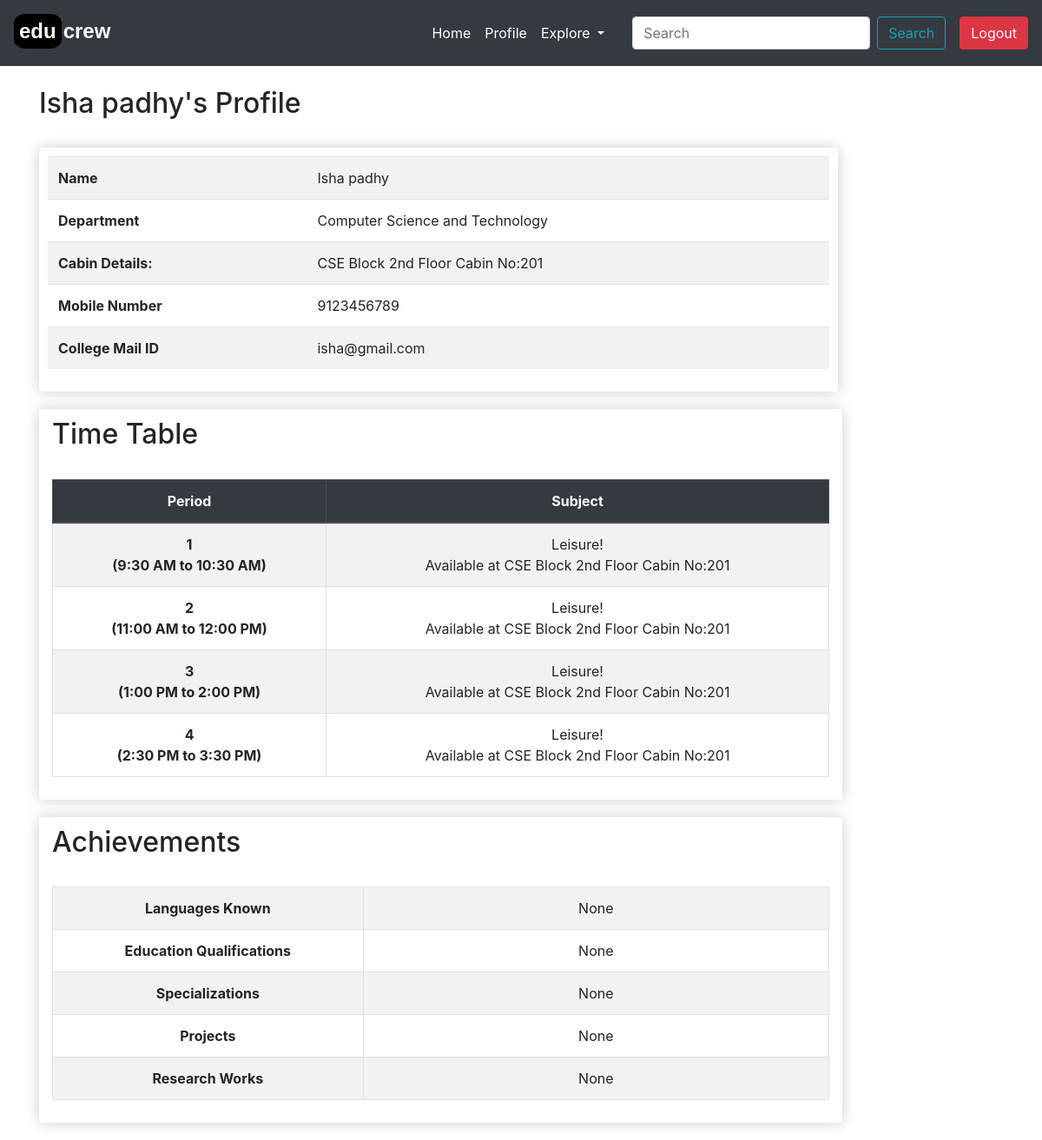
/view/faculty/123411 (signed in), run on the app's committed database.
### educrew/models.py (models this page shows, shortened)
class Lecturer(models.Model):
    user = models.OneToOneField(User,null=True, blank=True ,on_delete=models.CASCADE)
    lect_id = models.IntegerField(primary_key=True)
    firstname = models.CharField(max_length=100, null=True)
    lastname = models.CharField(max_length=100, null=True)
    email = models.CharField(max_length=100)
    phoneno = models.IntegerField(null=True)
    cabin_no = models.CharField(max_length=50, null=True, blank=True)
    profile_image= models.ImageField(default="profilepic.jpg",null=True)
    dept_id = models.ForeignKey(Dept, null=True, on_delete=models.SET_NULL) #cascade
    def __str__(self):
        return self.firstname +" "+  self.lastname

class Dept(models.Model):
    dept_id = models.IntegerField(primary_key=True)
    dept_name = models.CharField(max_length=60)
    dept_short = models.CharField(max_length=10,blank=True)
    def __str__(self):
        return self.dept_name

class FacultyAchievement(models.Model):
    lect_id = models.ForeignKey(Lecturer, null=True, on_delete=models.SET_NULL)
    lang_known = models.CharField(null=True,blank=True, max_length=500)
    qual = models.CharField(null=True,blank=True, max_length=500)
    spcltns = models.CharField(null=True,blank=True, max_length=500)
    projects = models.CharField(null=True,blank=True, max_length=500)
    research = models.CharField(null=True,blank=True, max_length=500)
    other = models.CharField(null=True,blank=True, max_length=500)

### educrew/views.py (the view)
# urls.py: path('view/faculty/<int:pk>', views.viewFaculty, name="viewFaculty"),
@login_required(login_url='login')
def viewFaculty(request,pk):
    user = Lecturer.objects.get(lect_id=pk)
    achvmnts = FacultyAchievement.objects.get(lect_id=pk)
    today = datetime.now()
    day = today.strftime("%A")
    schedule = LecturerSchedule.objects.get(lect_id=pk,day=day)
    if schedule.p1 is None: p1 = "Leisure"
    else: p1 = SubjectInfo.objects.get(unq_id=schedule.p1)
    if schedule.p2 is None: p2 = "Leisure"
    else: p2 = SubjectInfo.objects.get(unq_id=schedule.p2)
    if schedule.p3 is None: p3 = "Leisure"
    else: p3 = SubjectInfo.objects.get(unq_id=schedule.p3)
    if schedule.p4 is None: p4 = "Leisure"
    else: p4 = SubjectInfo.objects.get(unq_id=schedule.p4)
    context = {'user':user, 'schedule':schedule,'p1':p1, 'p2':p2, 'p3':p3, 'p4':p4,
    'leisure':"Leisure",'achvmnts':achvmnts,
    }
    return render(request,'educrew/viewFaculty.html',context)

### educrew/templates/educrew/viewFaculty.html
{% extends 'educrew/main.html' %}
{% load static %}
{% block content %}
<h2> {{user}}'s Profile </h2>
<br>
<div class="row">
    <div class="col-lg-10">
        <div class="box-element" style="margin-bottom: 20px;">
            <table class="table table-striped">
                <tr>
                    <td class="font-weight-bold">Name</td>
                    <td colspan="3">{{user}}</td>
                </tr>
                <tr>
                    <td class="font-weight-bold">Department</td>
                    <td colspan="3">{{user.dept_id}}</td>
                </tr>
                <tr>
                    <td class="font-weight-bold">Cabin Details:</td>
                    <td>{{user.cabin_no}}</td>
                </tr>
                <tr>
                    <td class="font-weight-bold">Mobile Number</td>
                    <td colspan="3">{{user.phoneno}}</td>
                </tr>
                <tr>
                    <td class="font-weight-bold">College Mail ID</td>
                    <td colspan="3">{{user.email}}</td>
                </tr>
            </table>
        </div>
    </div>
</div>
<div class="col-lg-10 box-element" style="margin-bottom: 20px;">
    <h2>Time Table</h2>
    <br>
    <table class="table table-bordered table-striped text-center">
        <thead class="thead-dark">
            <tr>
                <th scope="col">Period</th>
                <th scope="col">Subject</th>
            </tr>
        </thead>
        <tbody>
            <tr>
                <th scope="row">1 <br> (9:30 AM to 10:30 AM) </th>
                <td>{% if p1 == leisure %} Leisure! <br> Available at {{user.cabin_no}}
                    {% else%} {{p1.sub_id}} <br>  To {{p1.dept_id}} Year: {{p1.year}} Section:{{p1.sec}}
                    {% endif %}</td>
            </tr>
            <tr>
                <th scope="row">2 <br> (11:00 AM to 12:00 PM) </th>
                <td>{% if p2 == leisure %} Leisure! <br> Available at {{user.cabin_no}}
                    {% else%} {{p2.sub_id}} <br>  To {{p2.dept_id}} Year: {{p2.year}} Section:{{p2.sec}}
                    {% endif %}</td>
            </tr>
            <tr>
                <th scope="row">3 <br> (1:00 PM to 2:00 PM) </th>
                <td>{% if p3 == leisure %} Leisure! <br> Available at {{user.cabin_no}}
                    {% else%} {{p3.sub_id}} <br>  To {{p3.dept_id}} Year: {{p3.year}} Section:{{p3.sec}}
                    {% endif %}</td>
            </tr>
            <tr>
                <th scope="row">4 <br> (2:30 PM to 3:30 PM) </th>
                <td>{% if p4 == leisure %} Leisure! <br> Available at {{user.cabin_no}}
                    {% else%} {{p4.sub_id}} <br>  To {{p4.dept_id}} Year: {{p4.year}} Section:{{p4.sec}}
                    {% endif %}</td>
            </tr>
        </tbody>
    </table>
</div>
<div class="col-lg-10 box-element" style="margin-bottom: 20px;">
    <h2>Achievements</h2>
    <br>
    <table class="table table-bordered table-striped text-center">
        <tbody>
            <tr>
                <td class="font-weight-bold" width=40%>Languages Known</td>
                <td>{{achvmnts.lang_known}}</td>
            </tr>
            <tr>
                <td class="font-weight-bold">Education Qualifications</td>
                <td>{{achvmnts.qual}}</td>
            </tr>
            <tr>
                <td class="font-weight-bold">Specializations</td>
                <td>{{achvmnts.spcltns}}</td>
            </tr>
            <tr>
                <td class="font-weight-bold">Projects</td>
                <td>{{achvmnts.projects}}</td>
            </tr>
            <tr>
                <td class="font-weight-bold">Research Works</td>
                <td>{{achvmnts.research}}</td>
            </tr>
        </tbody>
    </table>
</div>
{% endblock content %}

### static/css/main.css (style rules this page uses)
.box-element { box-shadow: hsl(0, 0%, 80%) 0 0 16px; background-color: white; border-radius: 4px; padding: 10px; }

### data on the page
Lecturer: firstname+lastname "Isha padhy", dept_id "Computer Science and Technology", cabin_no "CSE Block 2nd Floor Cabin No:201", phoneno "9123456789", email "isha@gmail.com"
FacultyAchievement: lang_known "None", qual "None", spcltns "None", projects "None", research "None"
